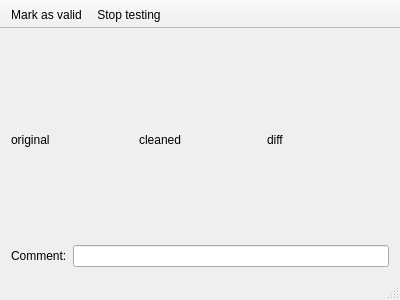
<?xml version="1.0" encoding="UTF-8"?>
<ui version="4.0">
 <class>MainWindow</class>
 <widget class="QMainWindow" name="MainWindow">
  <property name="geometry">
   <rect>
    <x>0</x>
    <y>0</y>
    <width>400</width>
    <height>300</height>
   </rect>
  </property>
  <property name="windowTitle">
   <string>Error view</string>
  </property>
  <widget class="QWidget" name="centralWidget">
   <layout class="QGridLayout" name="gridLayout">
    <item row="0" column="1">
     <widget class="QLabel" name="lblCleaned">
      <property name="sizePolicy">
       <sizepolicy hsizetype="Preferred" vsizetype="Expanding">
        <horstretch>0</horstretch>
        <verstretch>0</verstretch>
       </sizepolicy>
      </property>
      <property name="text">
       <string>cleaned</string>
      </property>
     </widget>
    </item>
    <item row="0" column="2">
     <widget class="QLabel" name="lblDiff">
      <property name="sizePolicy">
       <sizepolicy hsizetype="Preferred" vsizetype="Expanding">
        <horstretch>0</horstretch>
        <verstretch>0</verstretch>
       </sizepolicy>
      </property>
      <property name="text">
       <string>diff</string>
      </property>
     </widget>
    </item>
    <item row="0" column="0">
     <widget class="QLabel" name="lblOrig">
      <property name="sizePolicy">
       <sizepolicy hsizetype="Preferred" vsizetype="Expanding">
        <horstretch>0</horstretch>
        <verstretch>0</verstretch>
       </sizepolicy>
      </property>
      <property name="text">
       <string>original</string>
      </property>
     </widget>
    </item>
    <item row="1" column="0" colspan="3">
     <layout class="QHBoxLayout" name="horizontalLayout">
      <item>
       <widget class="QLabel" name="label">
        <property name="sizePolicy">
         <sizepolicy hsizetype="Preferred" vsizetype="Fixed">
          <horstretch>0</horstretch>
          <verstretch>0</verstretch>
         </sizepolicy>
        </property>
        <property name="text">
         <string>Comment:</string>
        </property>
       </widget>
      </item>
      <item>
       <widget class="QLineEdit" name="lineComment"/>
      </item>
     </layout>
    </item>
   </layout>
  </widget>
  <widget class="QToolBar" name="mainToolBar">
   <property name="movable">
    <bool>false</bool>
   </property>
   <property name="toolButtonStyle">
    <enum>Qt::ToolButtonTextBesideIcon</enum>
   </property>
   <attribute name="toolBarArea">
    <enum>TopToolBarArea</enum>
   </attribute>
   <attribute name="toolBarBreak">
    <bool>false</bool>
   </attribute>
   <addaction name="actionMarkAsValid"/>
   <addaction name="actionStop"/>
  </widget>
  <widget class="QStatusBar" name="statusBar"/>
  <action name="actionMarkAsValid">
   <property name="icon">
    <iconset theme="dialog-ok-apply.svg"/>
   </property>
   <property name="text">
    <string>Mark as valid</string>
   </property>
  </action>
  <action name="actionStop">
   <property name="icon">
    <iconset theme="edit-delete.svg"/>
   </property>
   <property name="text">
    <string>Stop testing</string>
   </property>
  </action>
 </widget>
 <layoutdefault spacing="6" margin="11"/>
 <resources/>
 <connections/>
</ui>
